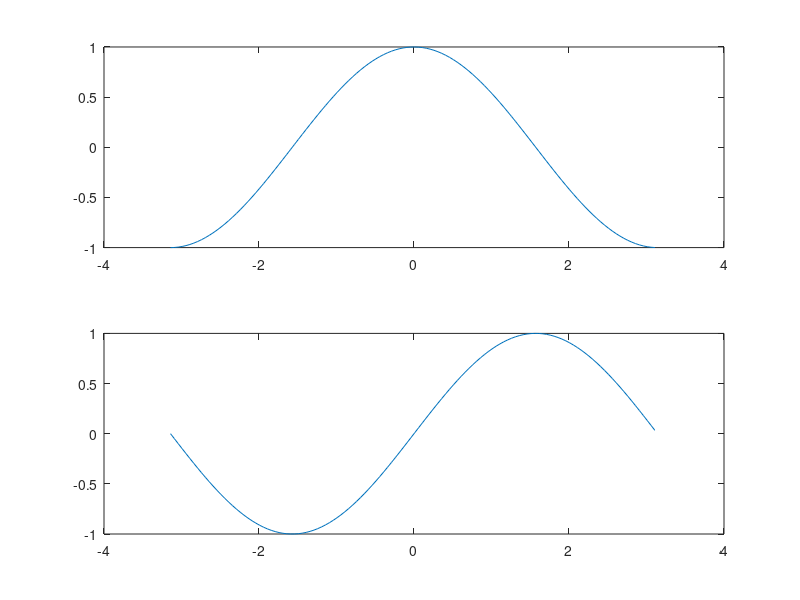
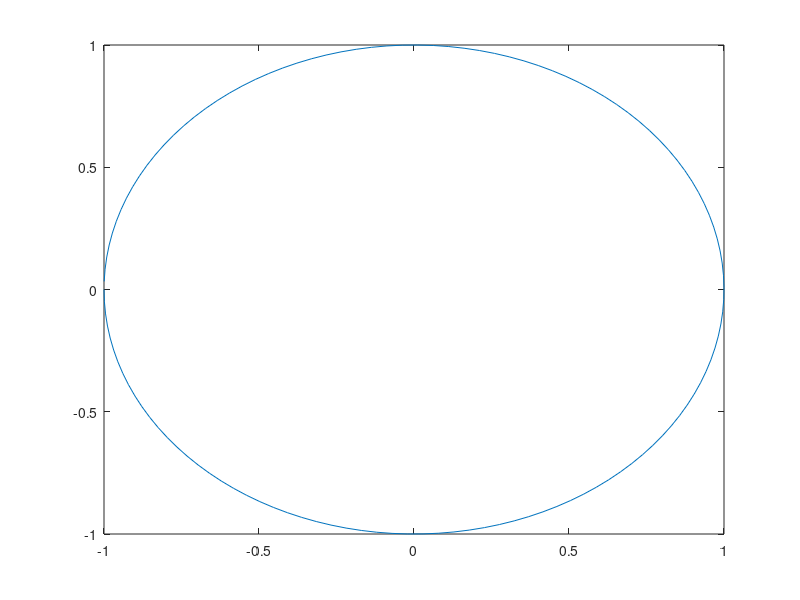

Recreate these plots in MATLAB, in order.
close all;  clear all;  clc; 

x=-pi:0.05:pi;
a=cos(x);
b=sin(x);

figure(1);
subplot(2,1,1);
plot(x,a); 
subplot(2,1,2);
plot(x,b); 

figure(2);
plot(a,b); 
